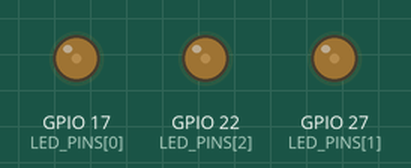
Recording of a program running on a simulated Raspberry Pi (BCM pin numbers). On the bench: output pins drawn as LEDs (lit = HIGH). At 10.0 s the program stops and its outputs stay as they are.

Above: at 1.95 s.
At 3.95 s:
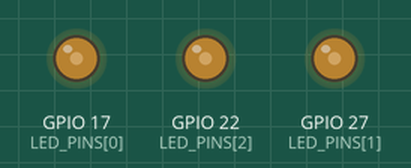
At 6.05 s:
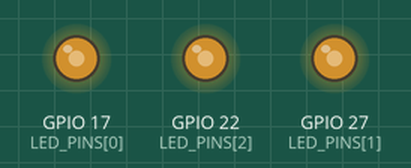
At 8.05 s:
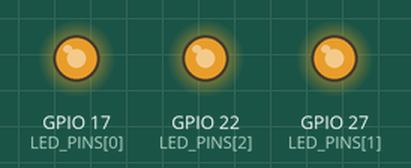
At 10.1 s:
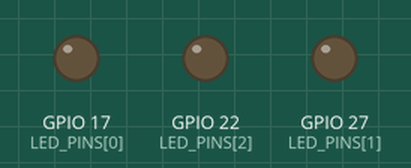
Timing chart, 0 to 11.5 s (numbered marks = the images above):
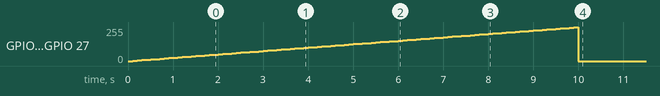

Measured:
- by itself, GPIO 17 (LED_PINS[0]), GPIO 22 (LED_PINS[2]), GPIO 27 (LED_PINS[1]): rises from 0/255 to 252/255 in 9.8 s, then falls to 0/255 in 0.10 s

The program:

sample_03_pwm.py
```python
#!/usr/bin/env python
# -*- coding: utf-8 -*-
import time, wiringpi

# 定数宣言
LED_PINS = [17, 27, 22]  # LEDのGPIO番号
LED_PWM_RANGE = 100
INTERVAL = 0.1

# 初期化
wiringpi.wiringPiSetupGpio()
for led in LED_PINS:
    wiringpi.pinMode(led, wiringpi.OUTPUT)
    wiringpi.softPwmCreate(led, 0, LED_PWM_RANGE)

# 現在の設定値を反映
for v in range(LED_PWM_RANGE):
    for led in LED_PINS:
        wiringpi.softPwmWrite(led, v)
    time.sleep(INTERVAL)

# LEDをすべて消灯
for led in LED_PINS:
    wiringpi.softPwmWrite(led, 0)
```
